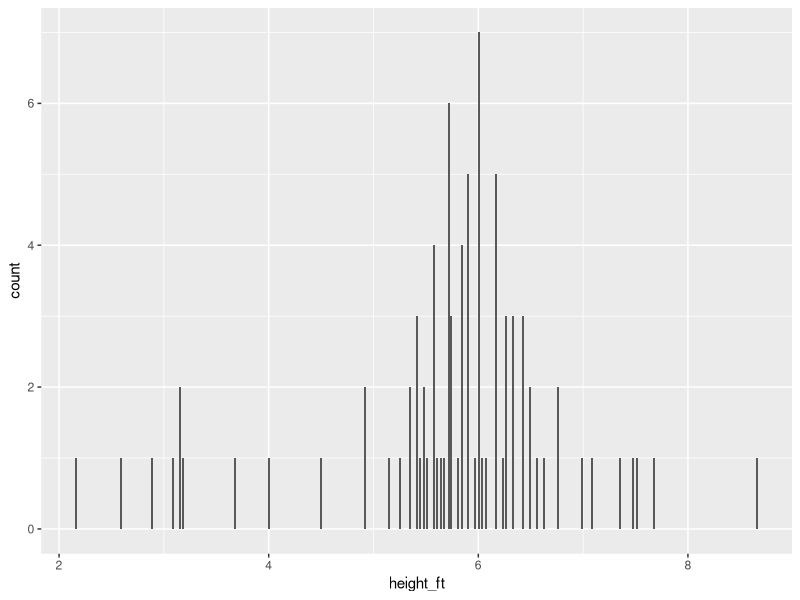
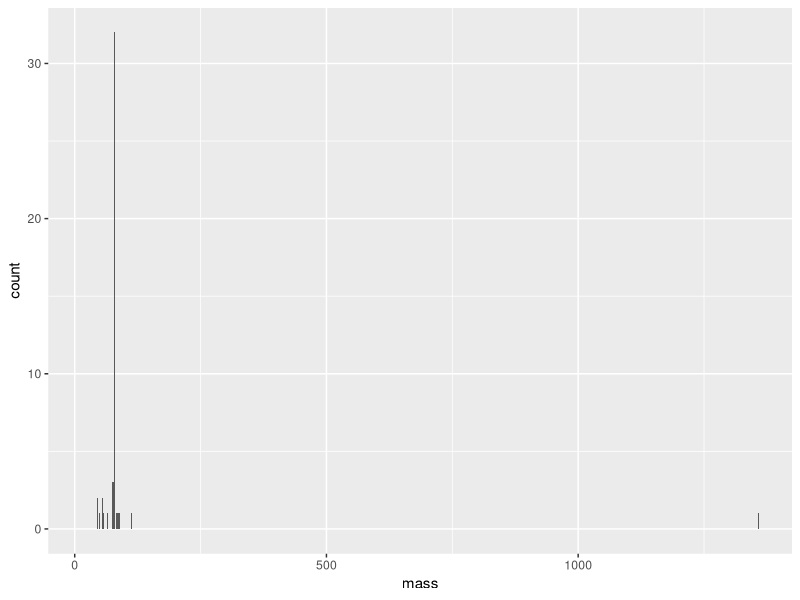
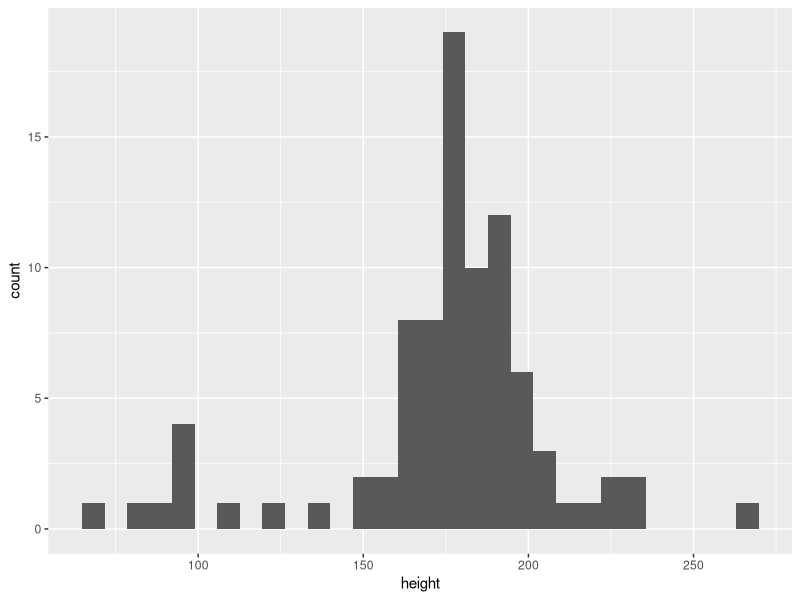
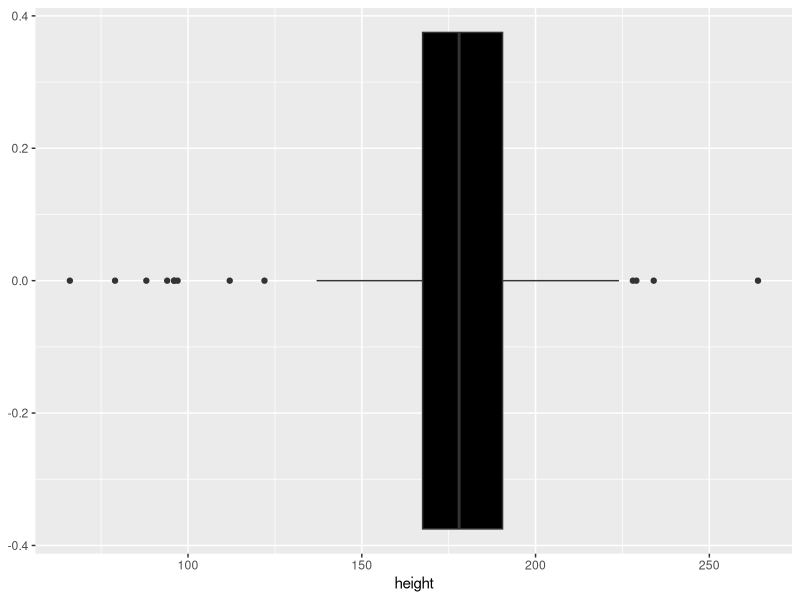
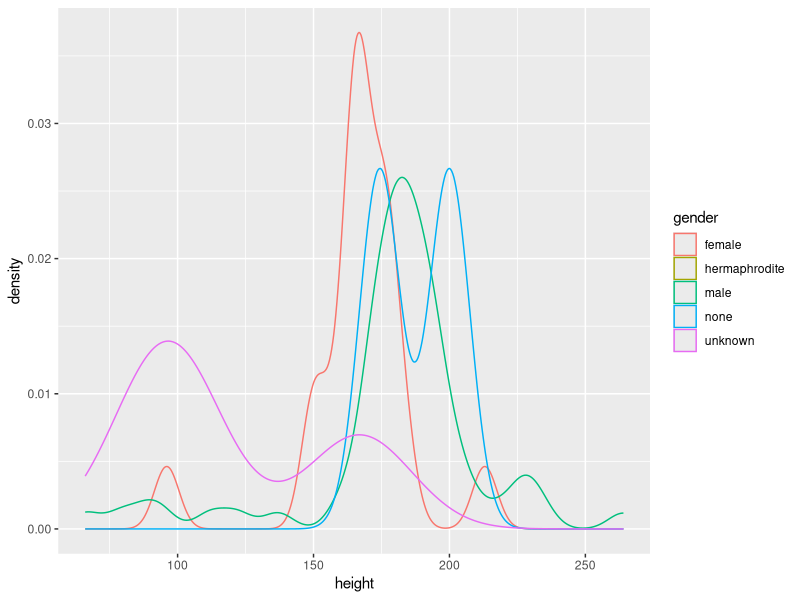
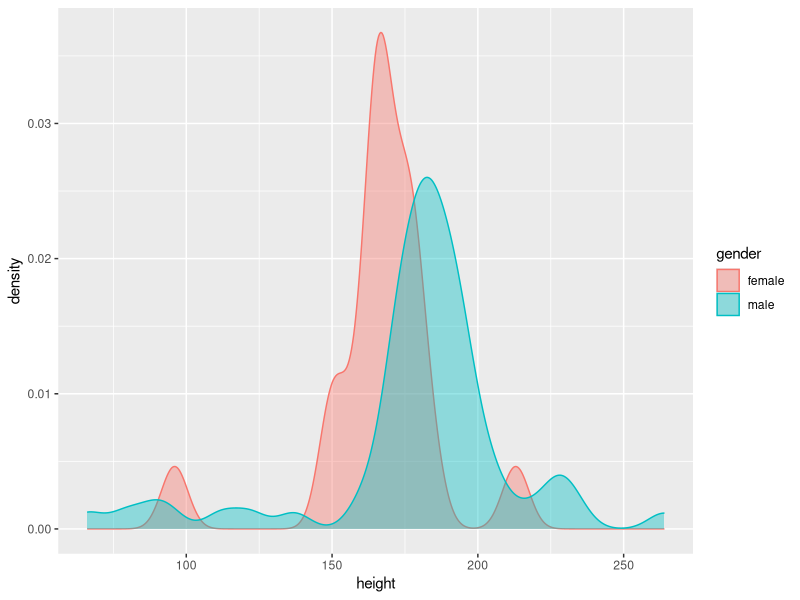
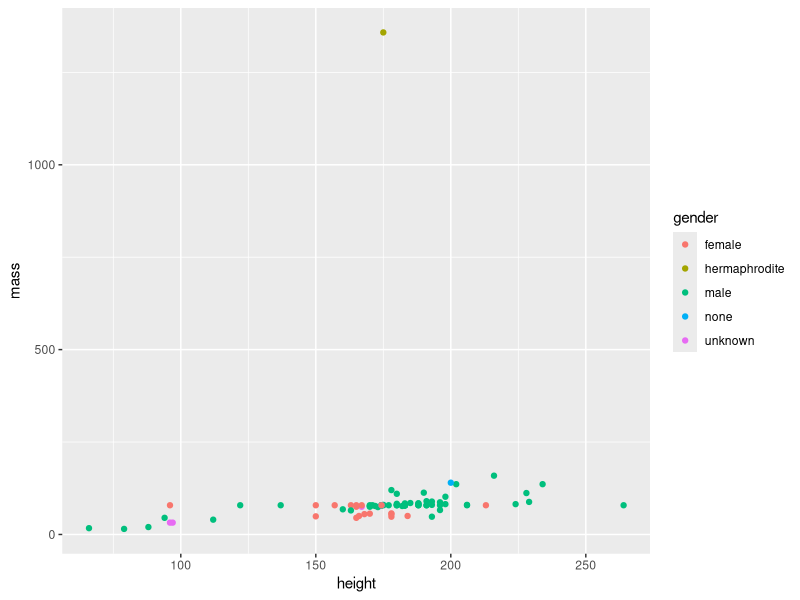
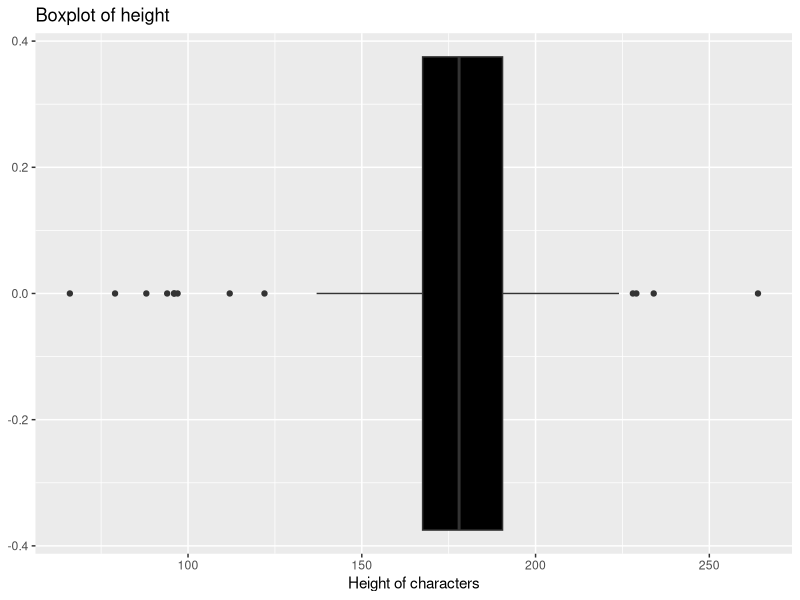

Write R code to recreate these figures, in order.
# install package
install.packages("tidyverse")
library(tidyverse)

#load the dataset
data = read.csv("characters.csv")

#Explore the data
view(data)
head(data) #top 6 rows
tail(data) #last 6 rows
length(data) #of columns
names(data) #column names
str(data) #checking the data types
summary(data)

#unique eye color
unique(data$eye_color)
unique(data$hair_color)
unique(data$species)

#pipe operator
#take the output of one function and pass it

#select variables
data %>%
  select('name','height','gender') %>%
  view()

#select first three column
data %>%
  select(1:3)
  
#display height and mass
data %>%
  select(2:3)

#ends with "color
data %>%
  select(ends_with("color")) %>%
  view()

#contains "hair"
data %>%
  select(contains("hair")) %>%
  view()
  
#rename
data %>%
  rename(characters=name) %>%
  view()

#filter rows
data %>%
  select(height,mass) %>%
  filter(height>150 & mass<50)

#filter out the ows where mass is <60 and gender is male 
data %>%
  select(mass, gender) %>%
  filter(mass<60 & gender =="male")

#update
data %>%
  select(gender)%>%
  mutate(gender=recode(gender,"male"="M","female"="F"))
  
#missing data imputation
paste("Number of missing data",sum(is.na(data)))

#column specific missing data
colSums(is.na(data))

#drop/remove rows / entries having missing data
no_missing_data=drop_na(data)
paste("number of missing values", sum(is.na(no_missing_data)))
paste("number of rows",nrow(no_missing_data))
paste("Original data",nrow(data))

#impute height with mean
#na.rm means do not use the missing values
height_mean=mean(data$height, na.rm=TRUE)
paste(height_mean)

data$height=ifelse(is.na(data$height),height_mean,data$height)

paste("Number of missing values in height column", sum(is.na(data$height)))

#impute gender using unknown
data$gender=ifelse(is.na(data$gender),"unknown",data$gender)
paste("Number of missing value in gender",sum(is.na(data$gender)))
colSums(is.na(data))

#impute hair_color, skin_color, eye_color, species, homeworld, birth_year with unknown
data$hair_color=ifelse(is.na(data$hair_color),"unknown",data$hair_color)
data$skin_color=ifelse(is.na(data$skin_color),"unknown",data$skin_color)
data$eye_color=ifelse(is.na(data$eye_color),"unknown",data$eye_color)
data$species=ifelse(is.na(data$species),"unknown",data$species)
data$homeworld=ifelse(is.na(data$homeworld),"unknown",data$homeworld)
data$birth_year=ifelse(is.na(data$birth_year),"unknown",data$birth_year)

mass_med=median(data$mass, na.rm=TRUE)
paste(mass_med)
data$mass=ifelse(is.na(data$mass),mass_med,data$mass)
paste("Number of missing values in mass column", sum(is.na(data$mass)))


#Mutate (add a column/ variable to the dataset)
data_new=data%>%
  mutate(height_ft=height/30.48) %>% #height cm converted
  select(height,height_ft, mass, species, gender) %>%
  mutate(tallness= ifelse(height_ft<4,'short', 'tall'))
head(data_new)  
  
#Describe the data_new
#height_ft
paste("min height in ft", min(data_new$height_ft))
paste("max height in ft", max(data_new$height_ft))

#mass
paste("Range",range(data_new$mass))
paste('IQR',IQR(data_new$mass))

#centrality
#mean and median for height_ft
paste("mean",mean(data_new$height_ft))
paste("median",median(data_new$height_ft))
#variance and SD
paste("variance",var(data_new$height_ft))
paste("SD",sd(data_new$height_ft))

summary(data_new)
summary(data_new$height_ft)

#install.packages("psych")
library(psych)
describe(data_new)

summary_datanew=describe(data_new)
view(summary_datanew)
write.csv(summary_datanew,"summary_datanew.csv")

#calculating frequency of categorical data

table(data_new$species)
table(data_new$gender)
table(data_new$tallness)
table(data$eye_color)

#visualization using ggplot

#Barplot
#aes=aesthetics
#geom=geometric objects
#ggplot to create graphics
ggplot(data=data_new,aes(x=height_ft))+geom_bar()

# barplot of mass
ggplot(data=data_new,aes(x=mass))+geom_bar()

#histogram of height
ggplot(data=data_new,aes(x=height))+geom_histogram()

#boxplot for height
ggplot(data=data_new,aes(x=height))+geom_boxplot(fill='black')

#save the result
png('boxplot_height.png')

ggplot(data=data_new,aes(x=height))+geom_boxplot(fill='black')+labs(title='Boxplot of height',x='Height of characters')
dev.off() #shutdown the device

#Density plot of height
ggplot(data=data_new,aes(x=height,
                         color=gender))+geom_density(alpa=.3)

#plot only male and female using density plot
data_new %>%
  filter(gender %in% c('male','female')) %>%
  ggplot(aes(x=height,color=gender, fill=gender))+geom_density(alpha=.4)

#scatter plot height vs mass
ggplot(data=data_new,aes(x=height,y=mass,color=gender))+geom_point()
